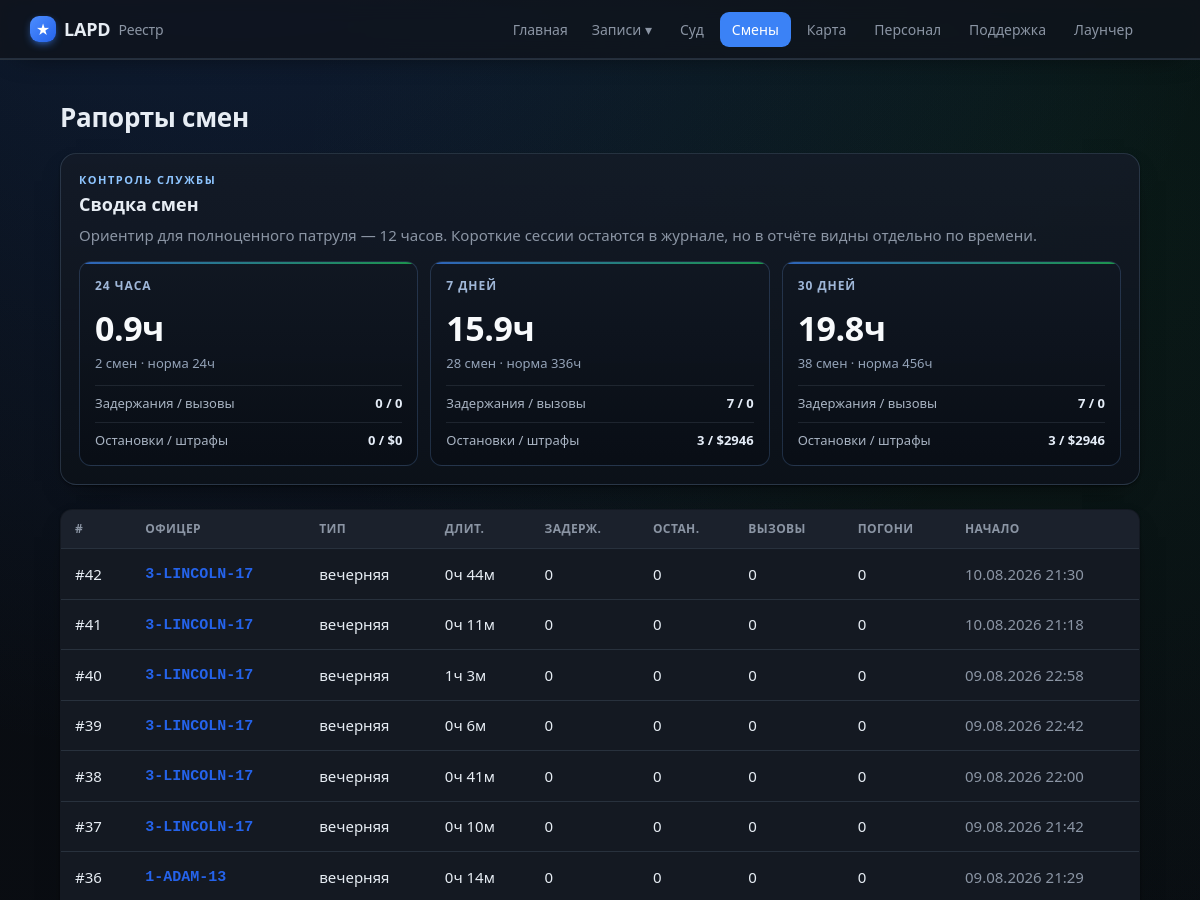
Page /shifts (upper part) on the earlier database version.
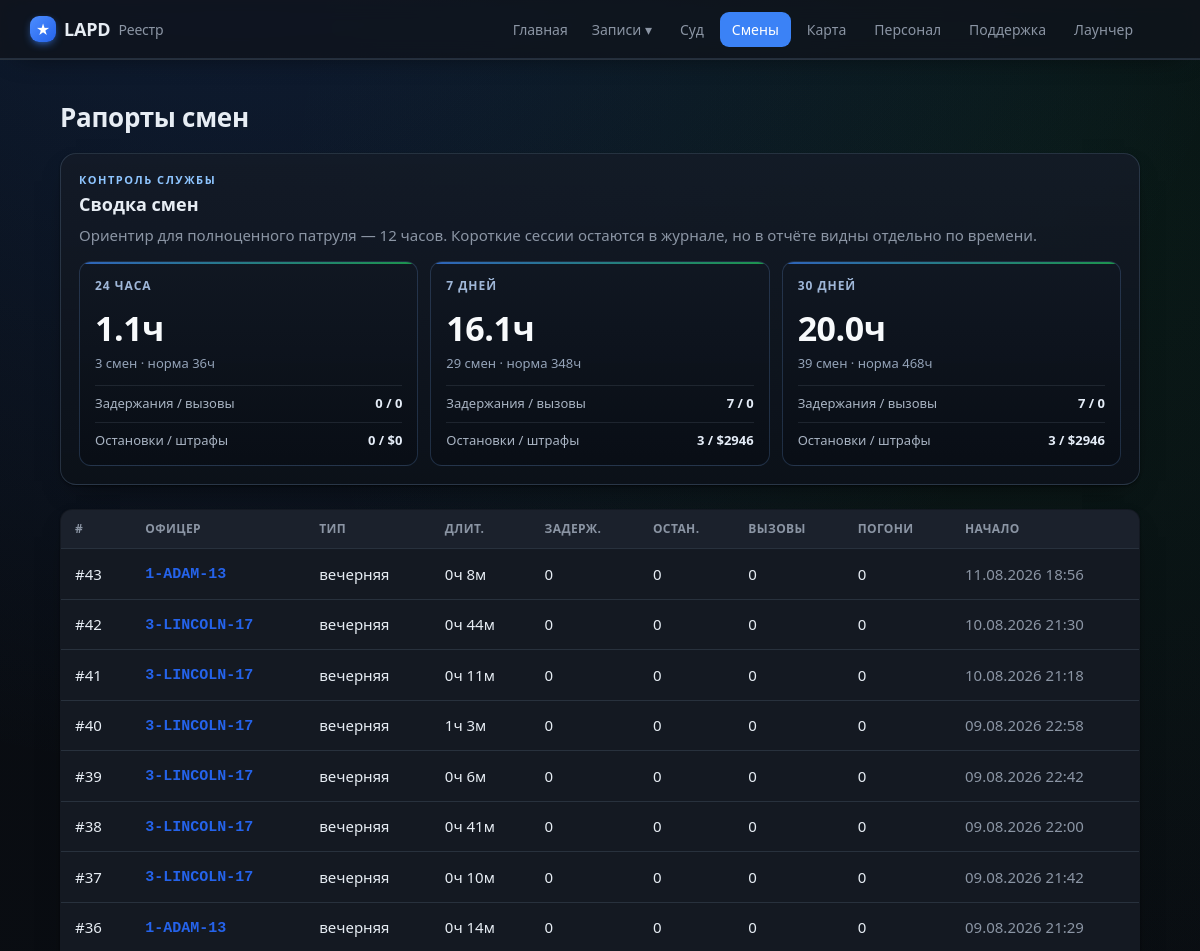
Same page on the later database version.
### tables this page shows
CREATE TABLE shifts (
                id INTEGER PRIMARY KEY AUTOINCREMENT,
                officer_id INTEGER NOT NULL,
                shift_type TEXT,
                started_at TEXT NOT NULL,
                ended_at TEXT,
                duration_min INTEGER DEFAULT 0,
                arrests INTEGER DEFAULT 0,
                traffic_stops INTEGER DEFAULT 0,
                pursuits INTEGER DEFAULT 0,
                pit INTEGER DEFAULT 0,
                callouts INTEGER DEFAULT 0,
                fines_total INTEGER DEFAULT 0,
                is_test INTEGER DEFAULT 0, source_ext TEXT,
                FOREIGN KEY (officer_id) REFERENCES officers(id)
            );

CREATE TABLE officers (
                id INTEGER PRIMARY KEY AUTOINCREMENT,
                callsign TEXT UNIQUE NOT NULL,
                name TEXT
            , current_status TEXT, status_since TEXT, rank TEXT, department TEXT, discord TEXT, is_admin INTEGER);

### app/main.py (the view)
@app.route("/shifts")
def shifts():
    return render_template("shifts.html", shifts=db.list_shifts(200),
                           periods=db.shift_periods())

### app/db.py (called while the page is built)
def fmt_dt(iso):
    try:
        dt = datetime.datetime.fromisoformat(iso)
        return dt.strftime("%d.%m.%Y %H:%M")
    except Exception:
        return iso or "—"

@contextmanager
def get_conn():
    conn = sqlite3.connect(config.DB_PATH)
    conn.row_factory = sqlite3.Row
    try:
        yield conn
        conn.commit()
    finally:
        conn.close()

def _row_to_shift(r):
    d = dict(r)
    d["is_test"] = bool(r["is_test"]) if "is_test" in r.keys() else False
    d["type_ru"] = SHIFT_TYPE_RU.get(r["shift_type"], r["shift_type"] or "—")
    dm = r["duration_min"] or 0
    d["duration_h"] = f"{dm // 60}ч {dm % 60}м"
    d["started_fmt"] = fmt_dt(r["started_at"])
    return d

def list_shifts(limit=100, officer_id=None):
    q = """SELECT shifts.*, officers.callsign, officers.name AS officer_name
           FROM shifts JOIN officers ON officers.id = shifts.officer_id"""
    params = []
    if officer_id:
        q += " WHERE shifts.officer_id=?"; params.append(officer_id)
    q += " ORDER BY shifts.id DESC LIMIT ?"; params.append(limit)
    with get_conn() as c:
        return [_row_to_shift(r) for r in c.execute(q, params).fetchall()]

### app/templates/shifts.html (shortened to what this page needs)
{% extends "base.html" %}
{% block content %}
<div class="case-head">
  <h1>Рапорты смен</h1>
</div>
<section class="period-panel">
  <div class="section-kicker">Контроль службы</div>
  <h2>Сводка смен</h2>
  <p class="muted">Ориентир для полноценного патруля — 12 часов. Короткие сессии остаются в журнале, но в отчёте видны отдельно по времени.</p>
  <div class="period-grid">
    {% for p in periods %}
      <article class="period-card">
        <div class="period-title">{{ p.label }}</div>
        <div class="period-main">{{ p.hours }}ч</div>
        <div class="period-sub">{{ p.count }} смен · норма {{ (p.count * 12) }}ч</div>
        <div class="period-line">
          <span>Задержания / вызовы</span>
          <b>{{ p.arrests }} / {{ p.callouts }}</b>
        </div>
        <div class="period-line">
          <span>Остановки / штрафы</span>
          <b>{{ p.traffic_stops }} / ${{ p.fines_total }}</b>
        </div>
      </article>
    {% endfor %}
  </div>
</section>
{% if shifts %}
<table class="tbl">
  <thead><tr><th>#</th><th>Офицер</th><th>Тип</th><th>Длит.</th><th>Задерж.</th><th>Остан.</th><th>Вызовы</th><th>Погони</th><th>Начало</th></tr></thead>
  <tbody>
  {% for s in shifts %}
    <tr onclick="location='{{ url_for('shift_view', sid=s.id) }}'">
      <td><a class="row-link" href="{{ url_for('shift_view', sid=s.id) }}" onclick="event.stopPropagation()">#{{ s.id }}</a></td>
      <td>{% if s.callsign %}<a class="cs" href="{{ url_for('officer_view', callsign=s.callsign) }}" onclick="event.stopPropagation()">{{ s.callsign }}</a>{% else %}—{% endif %}
        {% if s.is_test %}<span class="tag test">ТЕСТ</span>{% endif %}</td>
      <td>{{ s.type_ru }}</td>
      <td>{{ s.duration_h }}</td>
      <td>{{ s.arrests }}</td>
      <td>{{ s.traffic_stops }}</td>
      <td>{{ s.callouts }}</td>
      <td>{{ s.pursuits }}</td>
      <td class="muted">{{ s.started_fmt }}</td>
    </tr>
  {% endfor %}
  </tbody>
</table>
{% else %}
  <p class="empty">Смен пока нет<span class="empty-sub">После закрытия игры агент отправит первый рапорт автоматически.</span></p>
{% endif %}
{% endblock %}

Differences in the rows shown:
added shifts: id "43", callsign "1-ADAM-13", type_ru "вечерняя", duration_h "0ч 8м", arrests "0", traffic_stops "0", callouts "0", pursuits "0", started_fmt "11.08.2026 18:56"
Other differences:
new list line: "24 ЧАСА 1.1 ч 3 смен · норма 36 ч Задержания / вызовы 0 / 0 Остановки / штрафы 0 / $ 0"
new list line: "7 ДНЕЙ 16.1 ч 29 смен · норма 348 ч Задержания / вызовы 7 / 0 Остановки / штрафы 3 / $ 2946"
new list line: "30 ДНЕЙ 20.0 ч 39 смен · норма 468 ч Задержания / вызовы 7 / 0 Остановки / штрафы 3 / $ 2946"
list line gone: "24 ЧАСА 0.9 ч 2 смен · норма 24 ч Задержания / вызовы 0 / 0 Остановки / штрафы 0 / $ 0"
list line gone: "7 ДНЕЙ 15.9 ч 28 смен · норма 336 ч Задержания / вызовы 7 / 0 Остановки / штрафы 3 / $ 2946"
list line gone: "30 ДНЕЙ 19.8 ч 38 смен · норма 456 ч Задержания / вызовы 7 / 0 Остановки / штрафы 3 / $ 2946"
